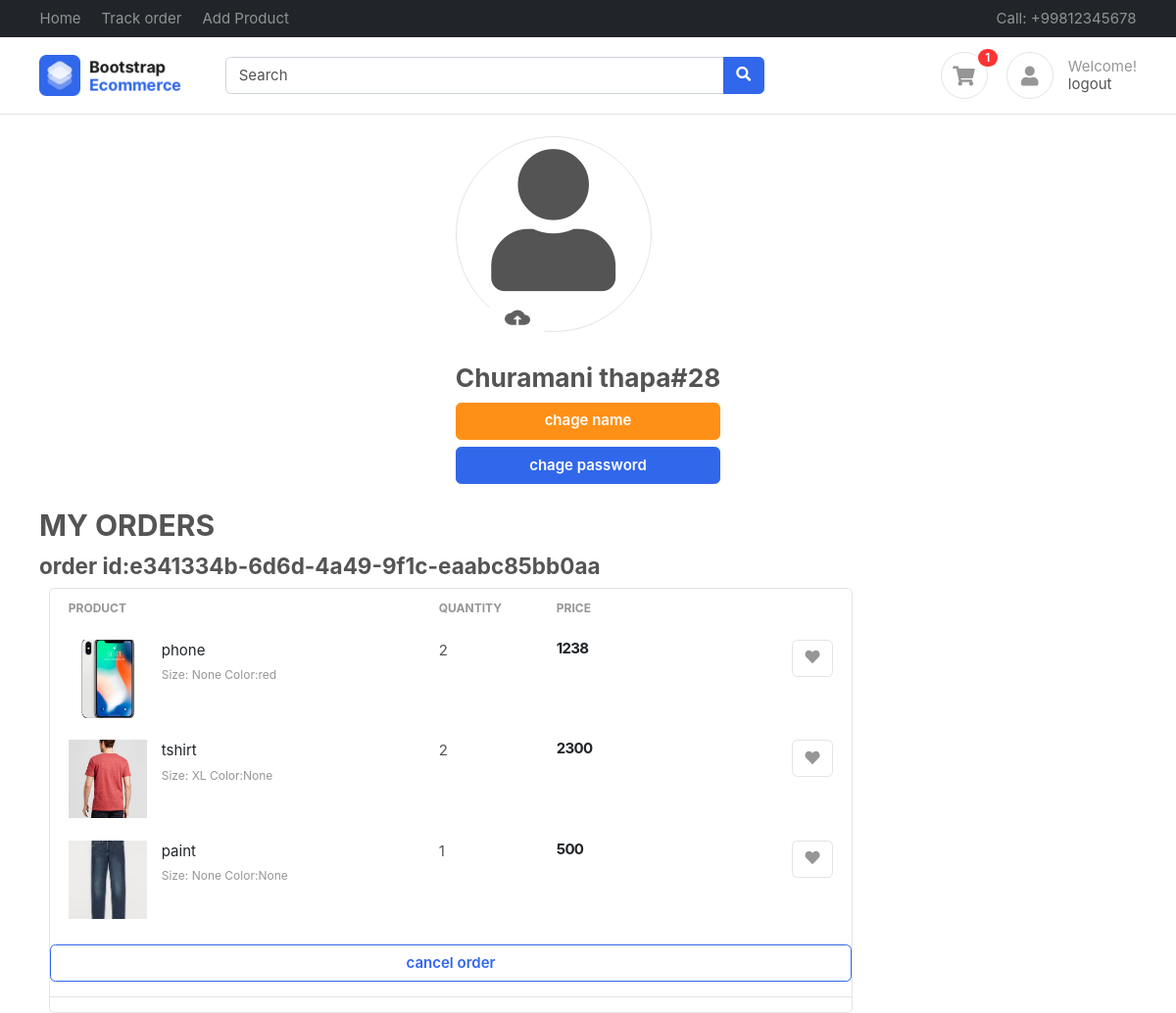
Screenshot of /accounts/profile/ (signed in) with the database file from the repository.
### accounts/models.py (models this page shows, shortened)
class Profile(BaseModel):
    user = models.OneToOneField(User, on_delete=models.CASCADE, related_name="profile")
    is_email_verified = models.BooleanField(default=False)
    email_token = models.CharField(max_length=255, null=True, blank=True)
    profile_image = models.ImageField(upload_to="media/profile/%Y")
    def get_cart_count(self):
        return CartItems.objects.filter(
            cart__is_orderd=False, cart__user=self.user
        ).count()

class Orders(BaseModel):
    cart = models.ForeignKey(Cart, on_delete=models.CASCADE, related_name="carts")
    is_shipped = models.BooleanField(default=False)
    is_orderd = models.BooleanField(default=False)
    is_delevered = models.BooleanField(default=False)
    amount = models.IntegerField(default=0, null=True, blank=True)
    name = models.CharField(max_length=90, null=True, blank=True)
    email = models.CharField(max_length=90, null=True, blank=True)
    address1 = models.CharField(max_length=90, null=True, blank=True)
    address2 = models.CharField(max_length=90, null=True, blank=True)
    city = models.CharField(max_length=90, null=True, blank=True)
    state = models.CharField(max_length=90, null=True, blank=True)
    zip = models.CharField(max_length=10, null=True, blank=True)
    phone = models.CharField(max_length=10, null=True, blank=True)

class Cart(BaseModel):
    user = models.ForeignKey(User, on_delete=models.CASCADE, related_name="carts")
    coupon = models.ForeignKey(Coupon, on_delete=models.SET_NULL, null=True, blank=True)
    token = models.CharField(max_length=255, null=True, blank=True)
    is_paid = models.BooleanField(default=False)
    is_orderd = models.BooleanField(default=False)

class CartItems(BaseModel):
    cart = models.ForeignKey(Cart, on_delete=models.CASCADE, related_name="cart_items")
    product = models.ForeignKey(
        Product, on_delete=models.SET_NULL, null=True, blank=True
    )
    quantity = models.IntegerField(default=0)
    color_varient = models.ForeignKey(
        ColorVarient, on_delete=models.SET_NULL, null=True, blank=True
    )
    size_varient = models.ForeignKey(
        SizeVarient, on_delete=models.SET_NULL, null=True, blank=True
    )
    def get_product_price(self):
        price = [self.product.price]
        if self.color_varient:
            color_var_price = self.color_varient.price
            price.append(color_var_price)
        if self.size_varient:
            size_var_price = self.size_varient.price
            price.append(size_var_price)
        return sum(price) * self.quantity

### products/models.py (models this page shows, shortened)
class Product(BaseModel):
    product_name = models.CharField(max_length=255)
    category = models.ForeignKey(
        Category,
        on_delete=models.CASCADE,
        related_name="products",
        blank=True,
        null=True,
    )
    slug = models.SlugField(
        unique=True,
        null=True,
        blank=True,
        help_text=("not required"),
    )
    company = models.CharField(max_length=255, null=True, blank=True, default="Ecom")
    web = models.CharField(max_length=255, null=True, blank=True, default="Ecom.com")
    company_mail = models.CharField(
        max_length=255, null=True, blank=True, default="Ecom@gmail.com"
    )
    price = models.IntegerField()
    product_description = models.TextField()
    color_varient = models.ManyToManyField(ColorVarient, blank=True)
    size_varient = models.ManyToManyField(SizeVarient, blank=True)

class ProductImage(BaseModel):
    product = models.ForeignKey(
        Product, on_delete=models.CASCADE, related_name="product_images"
    )
    image = models.ImageField(upload_to="media/products")

class ColorVarient(BaseModel):
    color_name = models.CharField(max_length=255)
    price = models.IntegerField(default=0)
    def __str__(self):
        return self.color_name

class SizeVarient(BaseModel):
    size_name = models.CharField(max_length=255)
    price = models.IntegerField(default=0)
    def __str__(self):
        return self.size_name

### accounts/views.py (the view)
# urls.py: path("profile/", views.profile, name="profile"),
def profile(request):
    try:
        user = request.user
        profile = Profile.objects.get(user=user)
        cart = Cart.objects.filter(user=user, is_orderd=True)
        orders = []
        for c in cart:
            order = Orders.objects.filter(cart=c)
            orders.append(order)
        return render(
            request,
            "accounts/profile.html",
            context={"carts": cart, "orders": orders, "profile": profile},
        )
    except Exception as e:
        print(e)
        messages.warning(request, "you are not logged in")
        return redirect("login_page")

### templates/accounts/profile.html (shortened to what this page needs)
{% extends 'base.html' %}
{% load static %}
{% block content %}
{% if user.is_authenticated %}
<form action="{% url 'save_image' %}" method="post" enctype="multipart/form-data">
    <div class="container">
        <div class="d-flex justify-content-center">
            <div class="flex-column d-flex">
                <div class="d-flex flex-column justify-content-center mt-4">
                    {% if profile.profile_image %}
                    <img class="rounded-circle border " src="{{profile.profile_image.url}}" alt="" width="200px"
                        height="200px">
                    {% else %}
                    <i class="fa fa-user icon icon-lg rounded-circle border"></i>
                    {% endif %}
                </div>
                <div class="w-50 d-flex justify-content-center mr-4">
                    <label for="img"><img class="img" src="{% static 'images/upload.png' %}" alt="" width="70px"
                            height="60px">
                    </label>
                </div>
                <div id="name" class="d-flex flex-column justify-content-center ">
                    <div id="names">
                        <h3>{{profile.user.first_name}} {{profile.user.last_name}}#{{profile.user.id}}
                        </h3>
                    </div>
                    <span id="changeBtn" onclick="changeName(event)" class="btn btn-warning mb-2">chage name</span>
                </div>
                <a class="btn btn-primary" href="{% url 'change_pwd' profile.user.id %}">chage password</a>
            </div>
        </div>
    </div>
</form>
<div class="container mt-4">
    <h2>MY ORDERS</h2>
    {% for order in orders %}
    <div class="container">
        <div class="row">
            <h4>order id:{{order.0.uid}}</h4>
            <main class="col-md-9">
                <div class="card">
                    {% for cart in carts %}
                    {% if order.0.cart.uid == cart.uid %}
                    <table class="table table-borderless table-shopping-cart">
                        <thead class="text-muted">
                            <tr class="small text-uppercase">
                                <th scope="col">Product</th>
                                <th scope="col" width="120">Quantity</th>
                                <th scope="col" width="120">Price</th>
                                <th scope="col" class="text-right" width="200"> </th>
                            </tr>
                        </thead>
                        <tbody>
                            {% for cart in cart.cart_items.all %}
                            <tr>
                                <td>
                                    <figure class="itemside">
                                        <div class="aside"><img src="{{cart.product.product_images.first.image.url}}"
                                                class="img-sm"></div>
                                        <figcaption class="info">
                                            <a href="#" class="title text-dark">{{cart.product.product_name}} </a>
                                            <p class="small text-muted">Size:
                                                <span>{{cart.size_varient}}</span>
                                                Color:<span>{{cart.color_varient}}</span>
                                            </p>
                                        </figcaption>
                                    </figure>
                                </td>
                                <td>
                                    <p>{{cart.quantity}}</p>
                                </td>
                                <td>
                                    <div class="price-wrap">
                                        <var class="price">{{cart.get_product_price}}</var>
                                    </div>
                                </td>
                                <td class="text-right">
                                    <a data-original-title="Save to Wishlist" title="" href="" class="btn btn-light"
                                        data-toggle="tooltip"> <i class="fa fa-heart"></i></a>
                                </td>
                            </tr>
                            {% endfor %}
                        </tbody>
                    </table>
                    {% if order.0.is_orderd and order.0.is_shipped and order.0.is_delevered %}
                    <a href="{% url 'delete_orders' cart.uid %}" class="btn  btn-outline-primary"> <span
                            class="text">delete
                            order details</span></i> </a>
                    {% elif order.0.is_orderd and order.0.is_shipped %}
                    <span>Your order have been shipped</span>
                    {% elif order.0.is_orderd %}
                    <a href="{% url 'delete_orders' cart.uid %}" class="btn  btn-outline-primary"> <span
                            class="text">cancel
                            order</span></i> </a>
                    {% endif %}
                    <hr>
                    {% endif %}
                    {% endfor %}
                </div>
            </main>
        </div>
        {% endfor %}
    </div>
</div>
{% else %}
<a href="{% url 'login' %}">Please login to proceed</a>
{% endif %}
{% endblock %}

### templates/base.html (shortened to what this page needs)
{% load static %}
<!DOCTYPE HTML>
<html lang="en">
<head>
    <link href="{% static 'css/bootstrap.css' %}" rel="stylesheet" type="text/css" />
    <link href="{% static 'fonts/fontawesome/css/all.min.css' %}" type="text/css" rel="stylesheet">
    <link href="{% static 'css/ui.css' %}" rel="stylesheet" type="text/css" />
    <link href="{% static 'css/responsive.css' %}" rel="stylesheet" />
</head>
<body>
    <header class="section-header">
        <nav class="navbar navbar-dark navbar-expand p-0 bg-dark">
            <div class="container">
                <ul class="navbar-nav d-none d-md-flex mr-auto">
                    <li class="nav-item"><a class="nav-link" href="{% url 'index' %}">Home</a></li>
                    <li class="nav-item"><a class="nav-link" href="{% url 'track' %}">Track order</a></li>
                    {% if user.is_authenticated %}
                    <li class="nav-item"><a class="nav-link" href="{% url 'add_product' %}">Add Product</a></li>
                    {% endif %}
                </ul>
                <ul class="navbar-nav">
                    <li class="nav-item"><a href="#" class="nav-link"> Call: +99812345678 </a></li>
                </ul>
            </div>
        </nav>
        <section class="header-main border-bottom">
            <div class="container">
                <div class="row align-items-center">
                    <div class="col-lg-2 col-4">
                        <div class="brand-wrap">
                            <a href="{% url 'index' %}"><img class="logo" src="{% static 'images/logo.png' %}"></a>
                        </div>
                    </div>
                    <div class="col-lg-6 col-sm-12">
                        <form action="{% url 'search' %}" method="get" class="search">
                            <div class="input-group w-100">
                                <input type="text" name="keyword" class="form-control" placeholder="Search">
                                <div class="input-group-append">
                                    <button class="btn btn-primary" type="submit">
                                        <i class="fa fa-search"></i>
                                    </button>
                                </div>
                            </div>
                        </form>
                    </div>
                    <div class="col-lg-4 col-sm-6 col-8">
                        <div class="widgets-wrap float-md-right">
                            <div class="widget-header  mr-3">
                                <a href="{% url 'cart' %}" class="icon icon-sm rounded-circle border"><i
                                        class="fa fa-shopping-cart"></i></a>
                                <span
                                    class="badge badge-pill badge-danger notify">{{request.user.profile.get_cart_count}}</span>
                            </div>
                            <div class="widget-header icontext">
                                <a href="{% url 'profile' %}" class="icon icon-sm rounded-circle border">
                                    {% if profile.profile_image %}
                                    <img src="{{profile.profile_image.url}}" height="50px" width="50px"
                                        class="rounded-circle" alt="">
                                    {% else %}
                                    <i class="fa fa-user"></i>
                                    {% endif %}
                                </a>
                                <div class="text">
                                    <span class="text-muted">Welcome!</span>
                                    <div>
                                        {% if user.is_authenticated %}
                                        <a href="{% url 'logout' %}"> logout</a>
                                        {% else %}
                                        <a href="{% url 'login_page' %}">Sign in</a> |
                                        <a href="{% url 'register_page' %}"> Register</a>
                                        {% endif %}
                                    </div>
                                </div>
                            </div>
                        </div>
                    </div>
                </div>
            </div>
        </section>
    </header>
    {% block content %}
    {% endblock %}
</body>
</html>

### rows the page displays
Profile: user.first_name "Churamani", user.last_name "thapa", user.id "28"
Orders: uid "e341334b-6d6d-4a49-9f1c-eaabc85bb0aa"
CartItems: product.product_images.first.image (picture), product.product_name "phone", size_varient "None", color_varient "red", quantity "2", get_product_price "1238"
CartItems: product.product_images.first.image (picture), product.product_name "tshirt", size_varient "XL", color_varient "None", quantity "2", get_product_price "2300"
CartItems: product.product_images.first.image (picture), product.product_name "paint", size_varient "None", color_varient "None", quantity "1", get_product_price "500"

### other values shown
{{ request.user.profile.get_cart_count }} "1"
